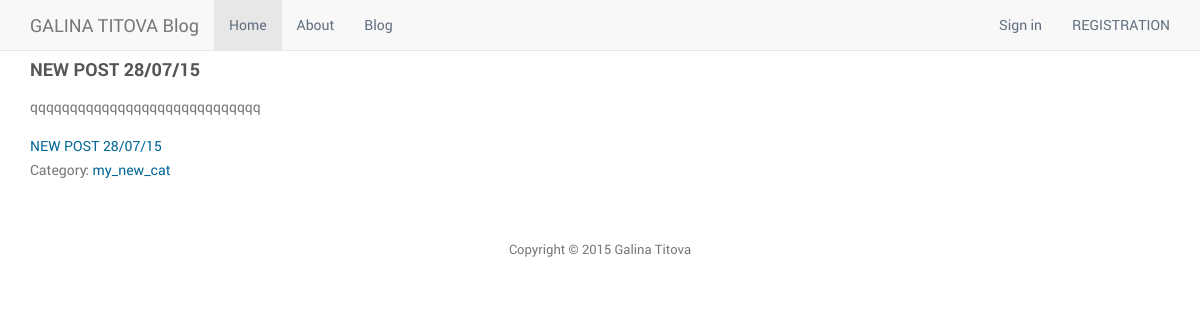
Page /blog/posts/new/ on the earlier database version.
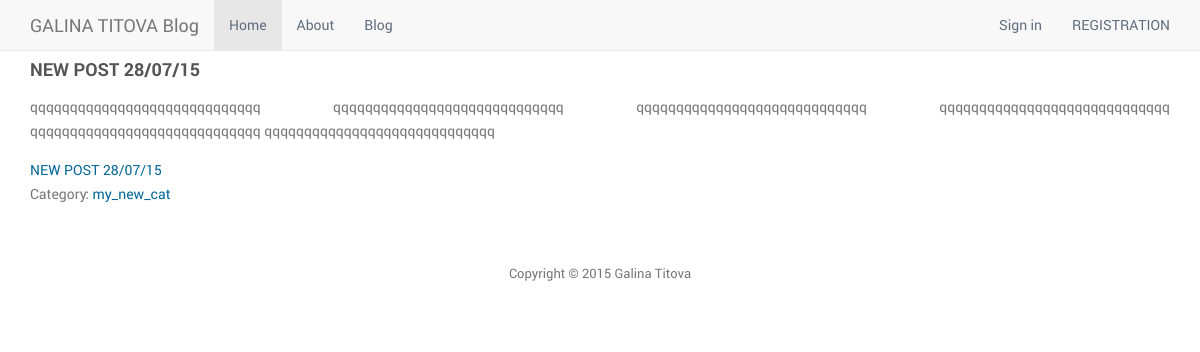
Same page on the later database version.
### blog/models.py (models this page shows, shortened)
class Post(models.Model):
    category = models.ForeignKey(Category)
    title = models.CharField(max_length = 128)
    slug = models.SlugField(unique=True)
    body = models.TextField()
    status = models.CharField(max_length=1, choices=BLOG_ITEM_STATUS, default='0')
    url = models.URLField()
    views = models.IntegerField(default = 0)
    updated = models.DateTimeField(auto_now = True)
    created = models.DateTimeField(auto_now_add = True)

class Category(models.Model):
    name = models.CharField(max_length = 128, unique = True)
    slug = models.SlugField(unique=True)
    def __str__(self):
        return self.name

### blog/views.py (the view)
# urls.py: url(r'^posts/(?P<postslug>.*)/$', 'blog.views.view'),
def view(request, postslug):
	post = Post.objects.get(slug = postslug)
	comments = Comment.objects.filter(post=post)
	context = {'post': post, "comments":comments,"form":CommentForm(), "user":request.user}
	context.update(csrf(request))
	return render_to_response('blog/singlepost.html', context)

### templates/blog/singlepost.html (shortened to what this page needs)
{% extends "base.html" %}
{% block content %}
        <div id="singlepost">
                <h2>{{ post.title }}</h2>
                <p>{% autoescape off %}{{ post.body }}{% endautoescape %}</p>
                <div>
                  <a href="{% url 'goto' %}?post_id={{post.id}}">{{ post.title }}</a>
                </div>
                <p>Category: <a href="/blog/categories/{{ post.category.slug }}/">{{ post.category }}</a></p>
        </div>
{% endblock %}

Differences in the rows shown:
changed Post "NEW POST 28/07/15": body "qqqqqqqqqqqqqqqqqqqqqqqqqqqqq" → "qqqqqqqqqqqqqqqqqqqqqqqqqqqqq qqqqqqqqqqqqqqqqqqqqqqqqqqqqq qqqqqqqqqqqqqqqqqqqqqqqqqqqqq qqqqqqqqqqqqqqqqqqqqqqqqqqqqq qqqqqqqqqqqqqqqqqqqqqqqqqqqqq qqqqqqqqqqqqqqqqqqqqqqqqqqqqq"
